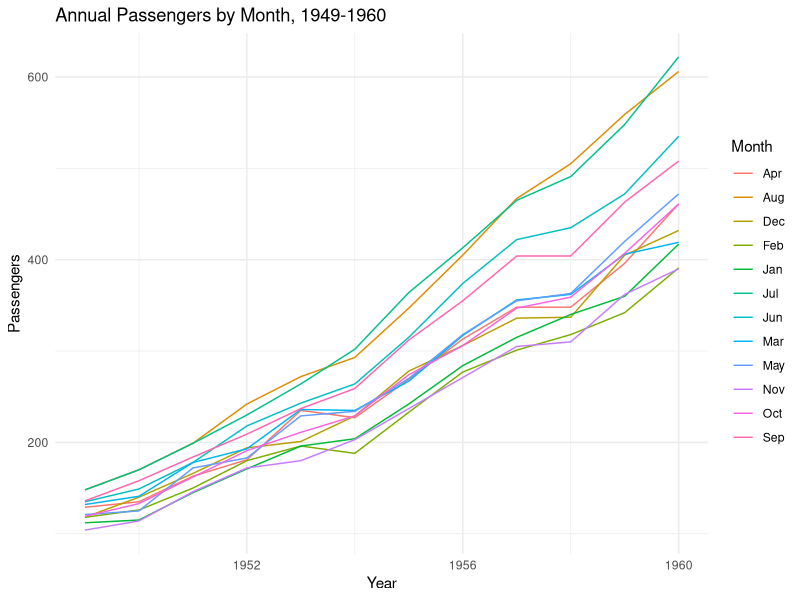

The R source for this figure:
library(rstudioapi)
library(ggplot2)
setwd(dirname(rstudioapi::getActiveDocumentContext()$path))

df <- read.csv("../data/flights.csv")

ggplot(df, aes(x = year, y = passengers, color = factor(month))) +
  geom_line() +
  labs(x = "Year", y = "Passengers", color = "Month") +
  theme_minimal() +
  ggtitle("Annual Passengers by Month, 1949-1960")

# resulting chart: ./ica11.png
